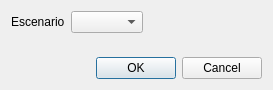
<?xml version="1.0" encoding="UTF-8"?>
<ui version="4.0">
 <class>ElegirEscenarioDlgClass</class>
 <widget class="QDialog" name="ElegirEscenarioDlgClass">
  <property name="geometry">
   <rect>
    <x>0</x>
    <y>0</y>
    <width>273</width>
    <height>90</height>
   </rect>
  </property>
  <property name="windowTitle">
   <string>Elija un escenario</string>
  </property>
  <layout class="QVBoxLayout" name="verticalLayout">
   <item>
    <layout class="QFormLayout" name="formLayout">
     <item row="0" column="0">
      <widget class="QLabel" name="label">
       <property name="text">
        <string>Escenario</string>
       </property>
       <property name="buddy">
        <cstring>escenario</cstring>
       </property>
      </widget>
     </item>
     <item row="0" column="1">
      <layout class="QHBoxLayout" name="horizontalLayout">
       <item>
        <widget class="TComboBox" name="escenario"/>
       </item>
       <item>
        <spacer name="horizontalSpacer">
         <property name="orientation">
          <enum>Qt::Horizontal</enum>
         </property>
         <property name="sizeHint" stdset="0">
          <size>
           <width>40</width>
           <height>20</height>
          </size>
         </property>
        </spacer>
       </item>
      </layout>
     </item>
    </layout>
   </item>
   <item>
    <spacer name="verticalSpacer">
     <property name="orientation">
      <enum>Qt::Vertical</enum>
     </property>
     <property name="sizeHint" stdset="0">
      <size>
       <width>20</width>
       <height>0</height>
      </size>
     </property>
    </spacer>
   </item>
   <item>
    <widget class="QDialogButtonBox" name="buttonBox">
     <property name="orientation">
      <enum>Qt::Horizontal</enum>
     </property>
     <property name="standardButtons">
      <set>QDialogButtonBox::Cancel|QDialogButtonBox::Ok</set>
     </property>
    </widget>
   </item>
  </layout>
 </widget>
 <customwidgets>
  <customwidget>
   <class>TComboBox</class>
   <extends>QComboBox</extends>
   <header>ts.h</header>
  </customwidget>
 </customwidgets>
 <tabstops>
  <tabstop>escenario</tabstop>
  <tabstop>buttonBox</tabstop>
 </tabstops>
 <resources/>
 <connections>
  <connection>
   <sender>buttonBox</sender>
   <signal>accepted()</signal>
   <receiver>ElegirEscenarioDlgClass</receiver>
   <slot>accept()</slot>
   <hints>
    <hint type="sourcelabel">
     <x>227</x>
     <y>62</y>
    </hint>
    <hint type="destinationlabel">
     <x>157</x>
     <y>82</y>
    </hint>
   </hints>
  </connection>
  <connection>
   <sender>buttonBox</sender>
   <signal>rejected()</signal>
   <receiver>ElegirEscenarioDlgClass</receiver>
   <slot>reject()</slot>
   <hints>
    <hint type="sourcelabel">
     <x>285</x>
     <y>68</y>
    </hint>
    <hint type="destinationlabel">
     <x>286</x>
     <y>82</y>
    </hint>
   </hints>
  </connection>
 </connections>
</ui>
